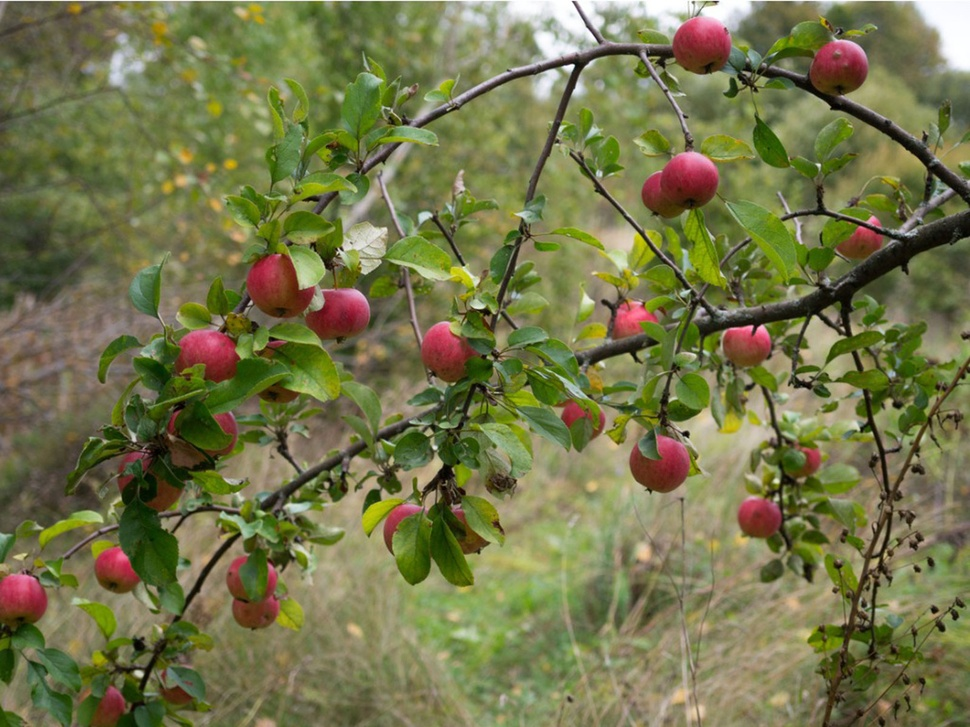
#> input picture week1/Irene/appletree.jpg, 970 x 727 px, shrunk from 1600 x 1200 before the run
$ jupyter execute 'Weekly Project.ipynb'
#> lines starting #> are read from the running program, lines starting #| are printed output that depends on the picture; after the words box and inside, x2 and y2 are one past the last pixel; in counts of white or black regions, pixels touching at a corner belong together
# Weekly project part 1
Using the image "appletree.jpg"
1) Can you segment the apples from the tree?
2) Can you get the computer to count how many there are?
    How close can you get to the ground truth? (there are 26 apples in the image)
3) Can you change the color of one of them?
4) Can you segment the leaves?


# Weekly project part 2
1) Remove the greenscreen and replace the background in "itssp.png".
2) Can you improve the edge with eroding/dilating?

[cell 1]
import cv2
import numpy as np
import imutils
from matplotlib import pyplot as plt

[cell 2]
path = "appletree.jpg"

[cell 3]
bgr_img = cv2.imread(path)
#> bgr_img is the input picture: shape (727, 970, 3); mean B, G, R 74.3, 117, 116.1
b,g,r = cv2.split(bgr_img)       # get b,g,r
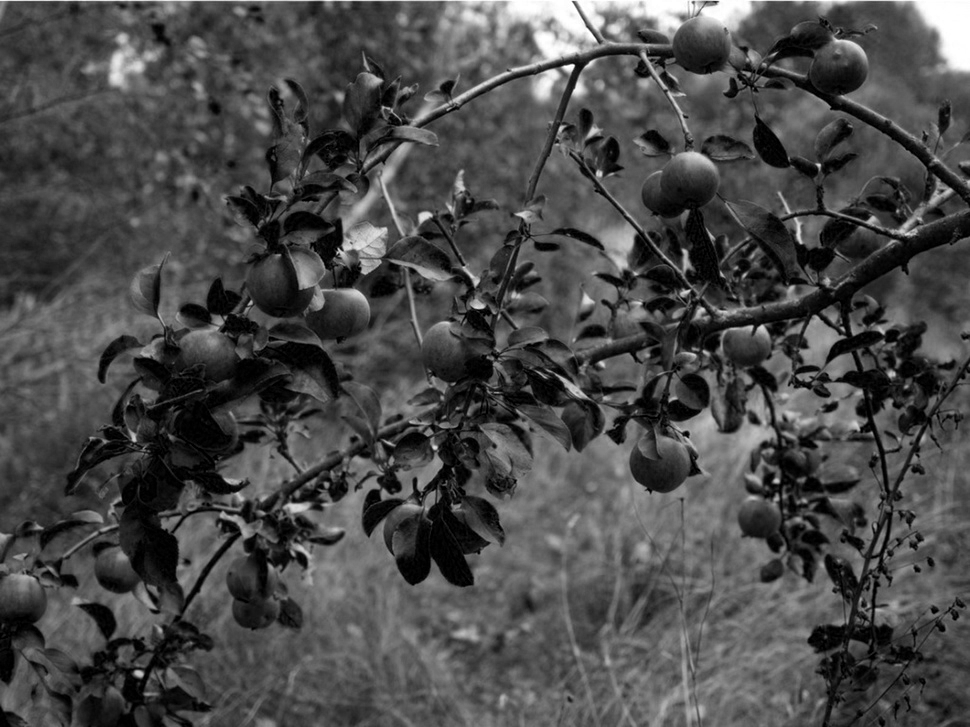
#> b: shape (727, 970); min 0, max 255, mean 74.3
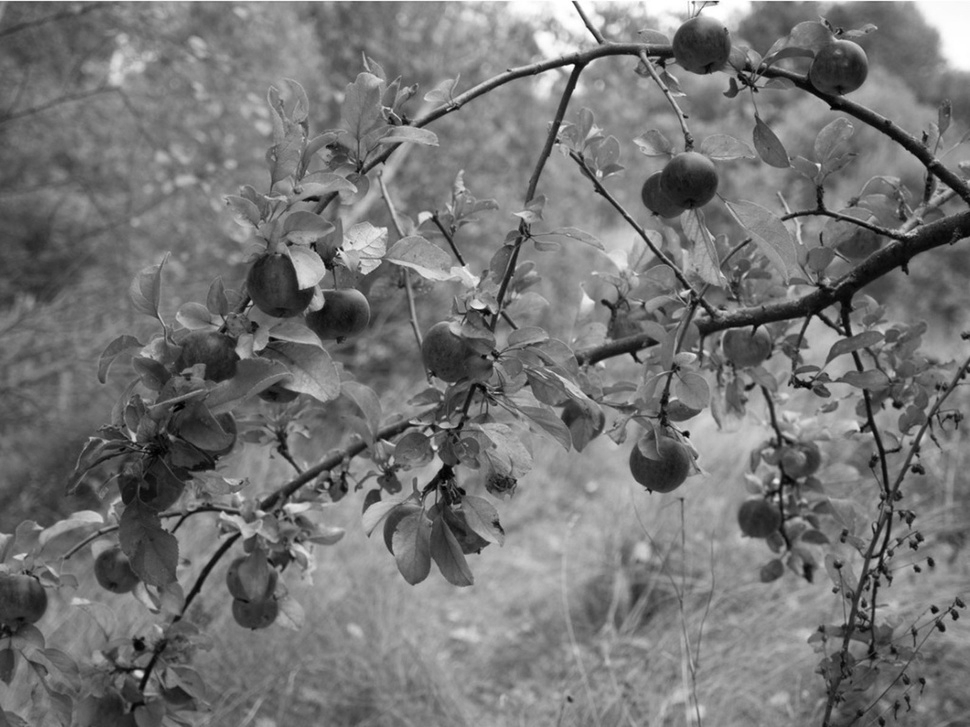
#> g: shape (727, 970); min 0, max 255, mean 117
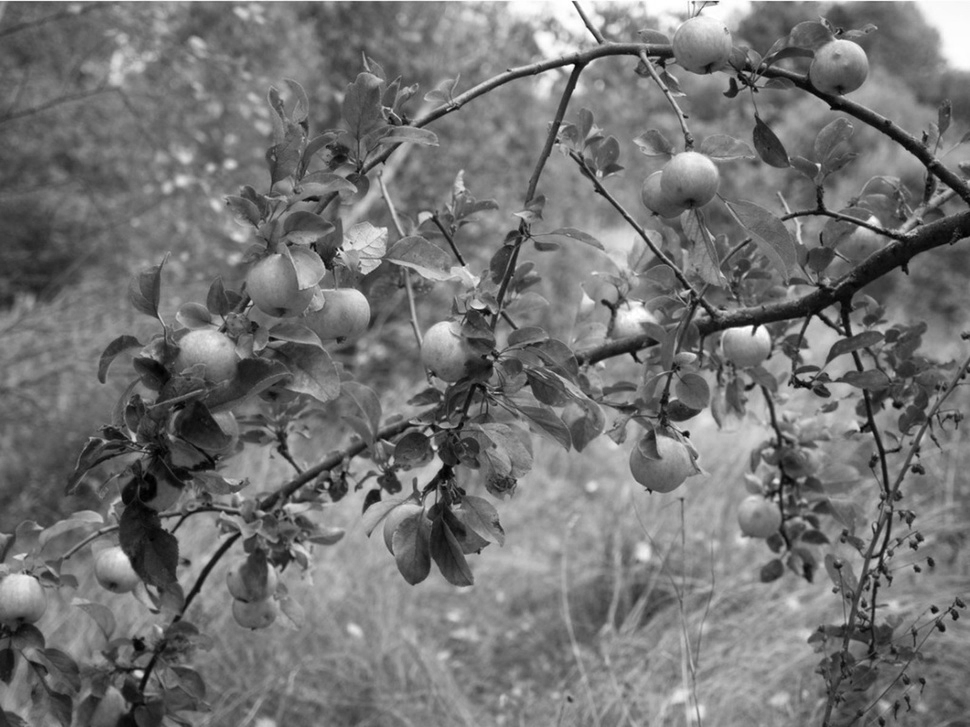
#> r: shape (727, 970); min 0, max 255, mean 116.1
image = cv2.merge([r,g,b])
plt.imshow(image)

[cell 4]
red_up_lim=np.array([255,70,130], dtype="uint8")
red_low_lim=np.array([80,20,10], dtype="uint8")
mask = cv2.inRange(image, red_low_lim, red_up_lim)
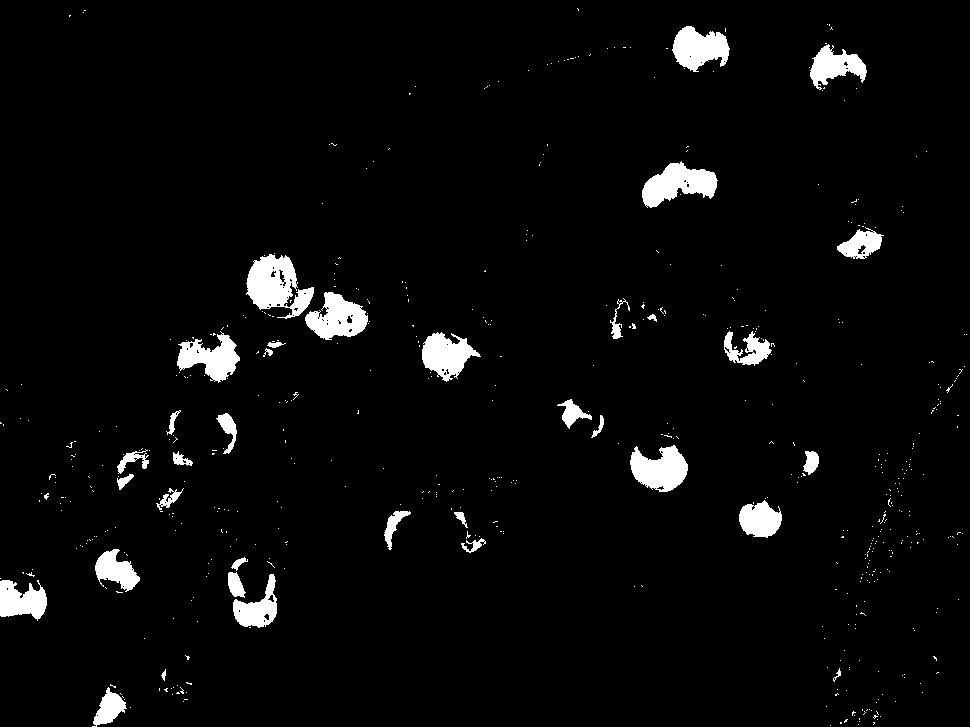
#> mask: shape (727, 970); 3.7% white; 573 white regions (537 under 20 px), largest, box (x1, y1, x2, y2) and area: (246, 254, 314, 319) 2478, (642, 161, 718, 208) 2011, (630, 445, 688, 492) 1818
output = cv2.bitwise_and(image, image, mask=mask)
plt.imshow(output)

[cell 5]
gray = cv2.cvtColor(output, cv2.COLOR_RGB2GRAY)
plt.imshow(gray, cmap = 'gray')

[cell 6]
threshold = 10
threshold_value = 255

thresh = cv2.threshold(gray, threshold, threshold_value, cv2.THRESH_BINARY)[1]
plt.imshow(thresh, cmap='gray')

## 4) Can you segment the leaves?

To get this part done, we should proceed in a similar way as with the segmentation of the apples. This time we need to focus on the color green, even though at first sight you would probably think that red is not needed, as there are some leaves brighter so the upper limit may need some red to get closer to the white. On the other hand, there are some parts of the apples appearing but just slightly.

[cell 7]
green_up_lim=np.array([100,255,35], dtype="uint8")
green_low_lim=np.array([20,52,0], dtype="uint8")
mask = cv2.inRange(image, green_low_lim, green_up_lim)
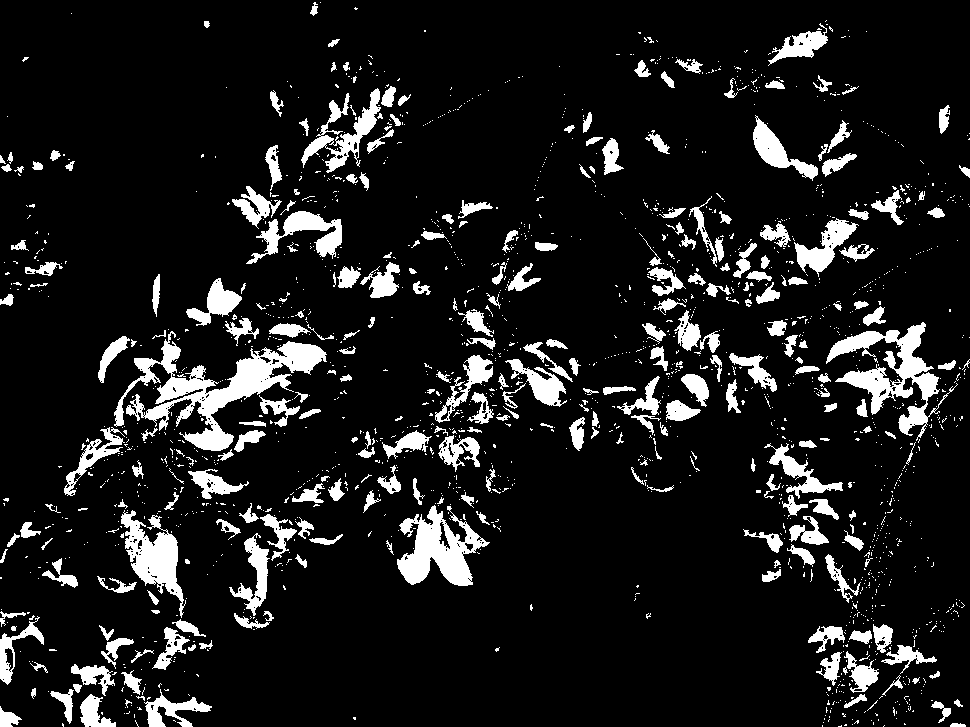
#> mask: shape (727, 970); 11% white; 1815 white regions (1534 under 20 px), largest, box (x1, y1, x2, y2) and area: (114, 331, 327, 451) 7283, (826, 322, 958, 441) 4511, (397, 505, 490, 586) 3684
output = cv2.bitwise_and(image, image, mask=mask)
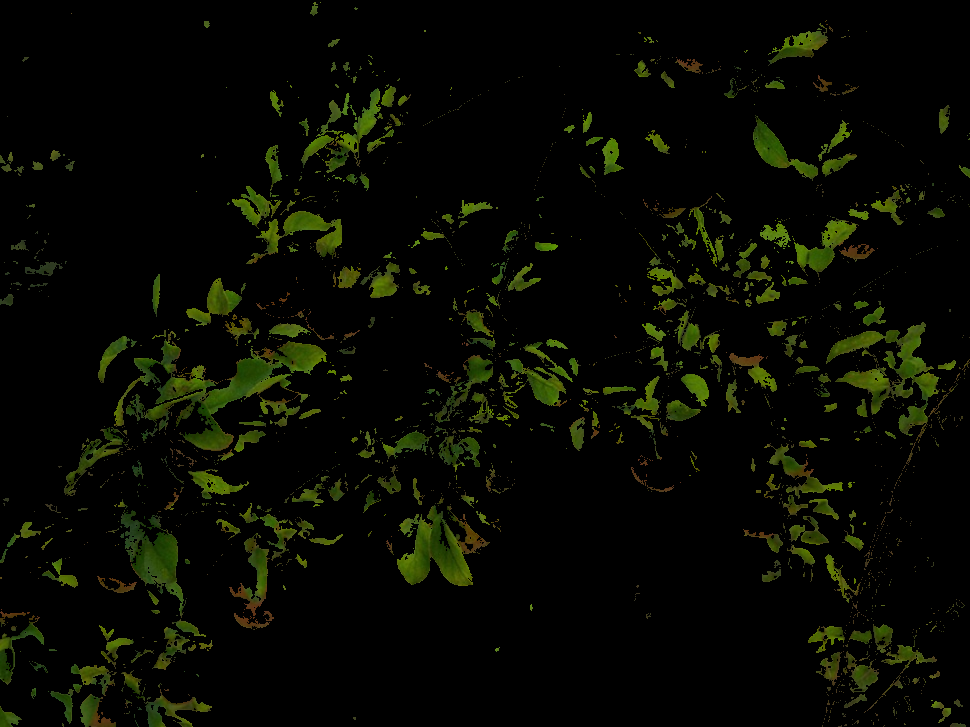
#> output: shape (727, 970, 3); mean R, G, B 7.4, 9.3, 1.7
plt.imshow(output)
